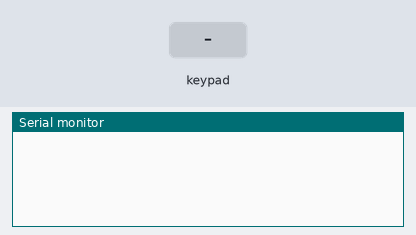
Simulated run of this sketch. Board: Arduino Uno, built with avr-gcc and run on an emulated ATmega328P. Shown: the last lines printed to the serial monitor. Wiring (inferred from the names in the program): 2×2 keypad with keys 1 2 3 4: rows pin 9, pin 8; columns pin 4, pin 5. The inputs (shaded band) are chosen by the test bench.

Above: at 1.2 s.
1.3 s: key '1' pressed
At 2.0 s:
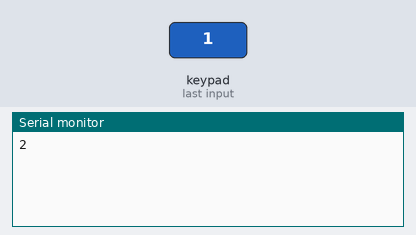
2.8 s: keypad keys 1 2 3 4 pressed 0.4 s apart
At 5.2 s:
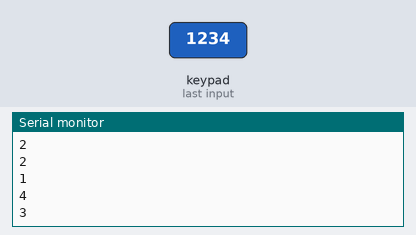
Timing chart, 0 to 6.7 s (numbered marks = the images above; inputs shaded):
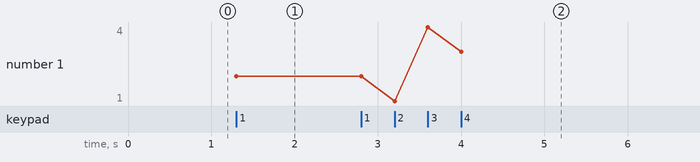

Measured:
- after the input at 1.3 s, the serial monitor: prints a new line at once (image 1)
- after the input at 2.8 s, the serial monitor: prints a new line after 0.40 s (image 2)
- plotted number 1: 2 → 3 after the input at 2.8 s

The sketch:

15_keypad1_2x2_simple.ino
```cpp
int rowPins[2] = { 9, 8 }; // 행 연결 핀
int colPins[2] = { 5, 4 }; // 열 연결 핀
char key_value[][2] = { // 각 버튼의 키 값
'1', '2', '3', '4'
};
// 16개 버튼의 상태를 16비트 변수에 저장
uint16_t key_state_previous = 0, key_state_current;
void setup() {
  for (int i = 0; i < 2; i++) {
    pinMode(rowPins[i], INPUT_PULLUP); // 행 핀은 내부 풀업 저항 사용
    pinMode(colPins[i], INPUT); // 열 핀은 하이 임피던스 상태로 설정
  }
  Serial.begin(9600);
}

void loop() {
  key_state_current = 0;
  for (int col = 0; col < 2; col++) {
    pinMode(colPins[col], OUTPUT); // 선택한 열만 출력으로 설정
    digitalWrite(colPins[col], LOW); // 선택한 열만 LOW 출력
    for (int row = 0; row < 2; row++) {
      // 각 행의 버튼 상태 읽기
      boolean press = !digitalRead(rowPins[row]); // 각 행의 버튼 상태 읽기
      if (press) { // 16비트 변수에 16개 버튼 상태 저장
        key_state_current |= (1 << (col + row*2));
      }
    }
    pinMode(colPins[col], INPUT); // 선택한 열을 하이 임피던스 상태로 설정
  }
  if (key_state_current != key_state_previous) { // 버튼을 누른 상태가 바뀐 경우
    key_state_previous = key_state_current;
    if (key_state_current != 0) { // 버튼을 모두 떼는 경우는 출력하지 않음
      uint16_t keyIndex = 0;
      for(int count =0;count < 4; count++){
        if(key_state_current>>count&0x01)
        	keyIndex = count;
      }
      //uint16_t keyIndex = key_state_current>>1;
      Serial.println(key_value[keyIndex/2][keyIndex%2]);
    }
  }
}
```
